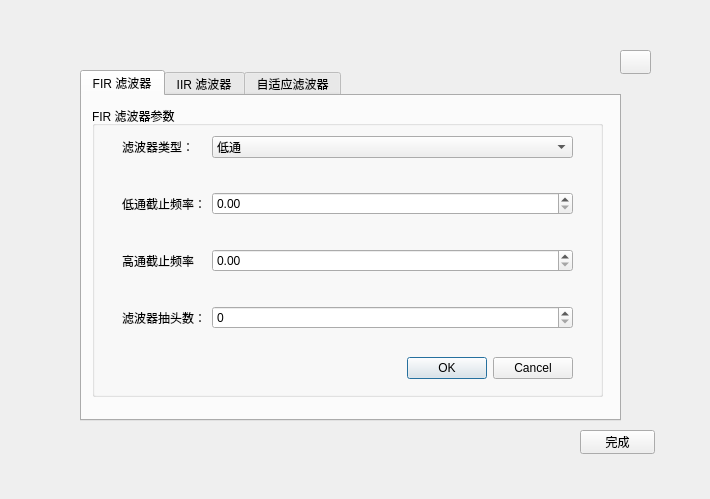
<?xml version="1.0" encoding="UTF-8"?>
<ui version="4.0">
 <class>Form</class>
 <widget class="QWidget" name="Form">
  <property name="geometry">
   <rect>
    <x>0</x>
    <y>0</y>
    <width>710</width>
    <height>499</height>
   </rect>
  </property>
  <property name="windowTitle">
   <string>filter</string>
  </property>
  <property name="windowIcon">
   <iconset>
    <normaloff>../image/图片/智能.png</normaloff>../image/图片/智能.png</iconset>
  </property>
  <widget class="QLabel" name="label">
   <property name="geometry">
    <rect>
     <x>-30</x>
     <y>-50</y>
     <width>781</width>
     <height>611</height>
    </rect>
   </property>
   <property name="layoutDirection">
    <enum>Qt::LayoutDirection::LeftToRight</enum>
   </property>
   <property name="frameShape">
    <enum>QFrame::Shape::WinPanel</enum>
   </property>
   <property name="text">
    <string/>
   </property>
   <property name="pixmap">
    <pixmap>../image/图片/背景图.png</pixmap>
   </property>
   <property name="scaledContents">
    <bool>true</bool>
   </property>
   <property name="wordWrap">
    <bool>false</bool>
   </property>
  </widget>
  <widget class="QTabWidget" name="tabWidget">
   <property name="geometry">
    <rect>
     <x>80</x>
     <y>70</y>
     <width>541</width>
     <height>351</height>
    </rect>
   </property>
   <property name="currentIndex">
    <number>0</number>
   </property>
   <widget class="QWidget" name="tab">
    <attribute name="title">
     <string>FIR 滤波器</string>
    </attribute>
    <widget class="QGroupBox" name="groupBox">
     <property name="geometry">
      <rect>
       <x>10</x>
       <y>10</y>
       <width>511</width>
       <height>291</height>
      </rect>
     </property>
     <property name="title">
      <string>FIR 滤波器参数</string>
     </property>
     <widget class="QWidget" name="formLayoutWidget">
      <property name="geometry">
       <rect>
        <x>30</x>
        <y>30</y>
        <width>451</width>
        <height>211</height>
       </rect>
      </property>
      <layout class="QFormLayout" name="formLayout">
       <property name="verticalSpacing">
        <number>34</number>
       </property>
       <item row="0" column="0">
        <widget class="QLabel" name="label_3">
         <property name="text">
          <string>滤波器类型：</string>
         </property>
        </widget>
       </item>
       <item row="0" column="1">
        <widget class="QComboBox" name="comboBox">
         <item>
          <property name="text">
           <string>低通</string>
          </property>
         </item>
         <item>
          <property name="text">
           <string>高通</string>
          </property>
         </item>
         <item>
          <property name="text">
           <string>带通</string>
          </property>
         </item>
         <item>
          <property name="text">
           <string>带阻</string>
          </property>
         </item>
        </widget>
       </item>
       <item row="1" column="0">
        <widget class="QLabel" name="label_4">
         <property name="text">
          <string>低通截止频率：</string>
         </property>
        </widget>
       </item>
       <item row="1" column="1">
        <widget class="QDoubleSpinBox" name="doubleSpinBox"/>
       </item>
       <item row="2" column="0">
        <widget class="QLabel" name="label_6">
         <property name="text">
          <string>高通截止频率</string>
         </property>
        </widget>
       </item>
       <item row="2" column="1">
        <widget class="QDoubleSpinBox" name="doubleSpinBox_2"/>
       </item>
       <item row="3" column="0">
        <widget class="QLabel" name="label_5">
         <property name="text">
          <string>滤波器抽头数：</string>
         </property>
        </widget>
       </item>
       <item row="3" column="1">
        <widget class="QSpinBox" name="spinBox"/>
       </item>
      </layout>
     </widget>
     <widget class="QDialogButtonBox" name="buttonBox">
      <property name="geometry">
       <rect>
        <x>120</x>
        <y>250</y>
        <width>361</width>
        <height>24</height>
       </rect>
      </property>
      <property name="orientation">
       <enum>Qt::Orientation::Horizontal</enum>
      </property>
      <property name="standardButtons">
       <set>QDialogButtonBox::StandardButton::Cancel|QDialogButtonBox::StandardButton::Ok</set>
      </property>
      <property name="centerButtons">
       <bool>false</bool>
      </property>
     </widget>
    </widget>
   </widget>
   <widget class="QWidget" name="tab_2">
    <attribute name="title">
     <string>IIR 滤波器</string>
    </attribute>
    <widget class="QGroupBox" name="groupBox_2">
     <property name="geometry">
      <rect>
       <x>10</x>
       <y>10</y>
       <width>511</width>
       <height>291</height>
      </rect>
     </property>
     <property name="title">
      <string>IIR 滤波器参数</string>
     </property>
     <widget class="QWidget" name="formLayoutWidget_2">
      <property name="geometry">
       <rect>
        <x>30</x>
        <y>20</y>
        <width>451</width>
        <height>231</height>
       </rect>
      </property>
      <layout class="QFormLayout" name="formLayout_2">
       <property name="verticalSpacing">
        <number>17</number>
       </property>
       <item row="0" column="0">
        <widget class="QLabel" name="label_7">
         <property name="text">
          <string>滤波器类型：</string>
         </property>
        </widget>
       </item>
       <item row="2" column="0">
        <widget class="QLabel" name="label_8">
         <property name="text">
          <string>低通截止频率（Hz）：</string>
         </property>
        </widget>
       </item>
       <item row="4" column="0">
        <widget class="QLabel" name="label_9">
         <property name="text">
          <string>滤波器阶数：</string>
         </property>
        </widget>
       </item>
       <item row="0" column="1">
        <widget class="QComboBox" name="comboBox_2">
         <item>
          <property name="text">
           <string>巴特沃斯</string>
          </property>
         </item>
         <item>
          <property name="text">
           <string>切比雪夫Ⅰ型</string>
          </property>
         </item>
         <item>
          <property name="text">
           <string>切比雪夫Ⅱ型</string>
          </property>
         </item>
         <item>
          <property name="text">
           <string>椭圆</string>
          </property>
         </item>
        </widget>
       </item>
       <item row="3" column="0">
        <widget class="QLabel" name="label_10">
         <property name="text">
          <string>高通截止频率（Hz）：</string>
         </property>
        </widget>
       </item>
       <item row="2" column="1">
        <widget class="QDoubleSpinBox" name="doubleSpinBox_3"/>
       </item>
       <item row="3" column="1">
        <widget class="QDoubleSpinBox" name="doubleSpinBox_4"/>
       </item>
       <item row="4" column="1">
        <widget class="QSpinBox" name="spinBox_2"/>
       </item>
       <item row="5" column="0">
        <widget class="QLabel" name="label_11">
         <property name="text">
          <string>波纹（dB）：</string>
         </property>
        </widget>
       </item>
       <item row="1" column="0">
        <widget class="QLabel" name="label_12">
         <property name="text">
          <string>响应类型：</string>
         </property>
        </widget>
       </item>
       <item row="1" column="1">
        <widget class="QComboBox" name="comboBox_3">
         <item>
          <property name="text">
           <string>低通</string>
          </property>
         </item>
         <item>
          <property name="text">
           <string>高通</string>
          </property>
         </item>
         <item>
          <property name="text">
           <string>带通</string>
          </property>
         </item>
         <item>
          <property name="text">
           <string>带阻</string>
          </property>
         </item>
        </widget>
       </item>
       <item row="5" column="1">
        <widget class="QDoubleSpinBox" name="doubleSpinBox_5"/>
       </item>
      </layout>
     </widget>
     <widget class="QDialogButtonBox" name="buttonBox_2">
      <property name="geometry">
       <rect>
        <x>210</x>
        <y>260</y>
        <width>271</width>
        <height>24</height>
       </rect>
      </property>
      <property name="standardButtons">
       <set>QDialogButtonBox::StandardButton::Cancel|QDialogButtonBox::StandardButton::Ok</set>
      </property>
     </widget>
    </widget>
   </widget>
   <widget class="QWidget" name="tab_3">
    <attribute name="title">
     <string>自适应滤波器</string>
    </attribute>
    <widget class="QGroupBox" name="groupBox_3">
     <property name="geometry">
      <rect>
       <x>10</x>
       <y>10</y>
       <width>511</width>
       <height>291</height>
      </rect>
     </property>
     <property name="title">
      <string>自适应滤波器参数</string>
     </property>
     <widget class="QWidget" name="formLayoutWidget_3">
      <property name="geometry">
       <rect>
        <x>20</x>
        <y>40</y>
        <width>471</width>
        <height>191</height>
       </rect>
      </property>
      <layout class="QFormLayout" name="formLayout_3">
       <property name="verticalSpacing">
        <number>24</number>
       </property>
       <item row="0" column="0">
        <widget class="QLabel" name="label_13">
         <property name="text">
          <string>算法：</string>
         </property>
        </widget>
       </item>
       <item row="0" column="1">
        <widget class="QComboBox" name="comboBox_4">
         <item>
          <property name="text">
           <string>LMS</string>
          </property>
         </item>
         <item>
          <property name="text">
           <string>NLMS</string>
          </property>
         </item>
         <item>
          <property name="text">
           <string>RLS</string>
          </property>
         </item>
        </widget>
       </item>
       <item row="1" column="0">
        <widget class="QLabel" name="label_14">
         <property name="text">
          <string>滤波器长度：</string>
         </property>
        </widget>
       </item>
       <item row="1" column="1">
        <widget class="QSpinBox" name="spinBox_3"/>
       </item>
       <item row="2" column="0">
        <widget class="QLabel" name="label_15">
         <property name="text">
          <string>步长：</string>
         </property>
        </widget>
       </item>
       <item row="2" column="1">
        <widget class="QLineEdit" name="lineEdit"/>
       </item>
      </layout>
     </widget>
     <widget class="QDialogButtonBox" name="buttonBox_3">
      <property name="geometry">
       <rect>
        <x>280</x>
        <y>250</y>
        <width>211</width>
        <height>24</height>
       </rect>
      </property>
      <property name="standardButtons">
       <set>QDialogButtonBox::StandardButton::Cancel|QDialogButtonBox::StandardButton::Ok</set>
      </property>
     </widget>
    </widget>
   </widget>
  </widget>
  <widget class="QPushButton" name="pushButton">
   <property name="geometry">
    <rect>
     <x>580</x>
     <y>430</y>
     <width>75</width>
     <height>24</height>
    </rect>
   </property>
   <property name="text">
    <string>完成</string>
   </property>
  </widget>
  <widget class="QPushButton" name="pushButton_2">
   <property name="geometry">
    <rect>
     <x>620</x>
     <y>50</y>
     <width>31</width>
     <height>24</height>
    </rect>
   </property>
   <property name="text">
    <string/>
   </property>
   <property name="icon">
    <iconset>
     <normaloff>../image/矢量图标/最小化.png</normaloff>../image/矢量图标/最小化.png</iconset>
   </property>
   <property name="iconSize">
    <size>
     <width>14</width>
     <height>16</height>
    </size>
   </property>
  </widget>
 </widget>
 <resources/>
 <connections/>
</ui>
